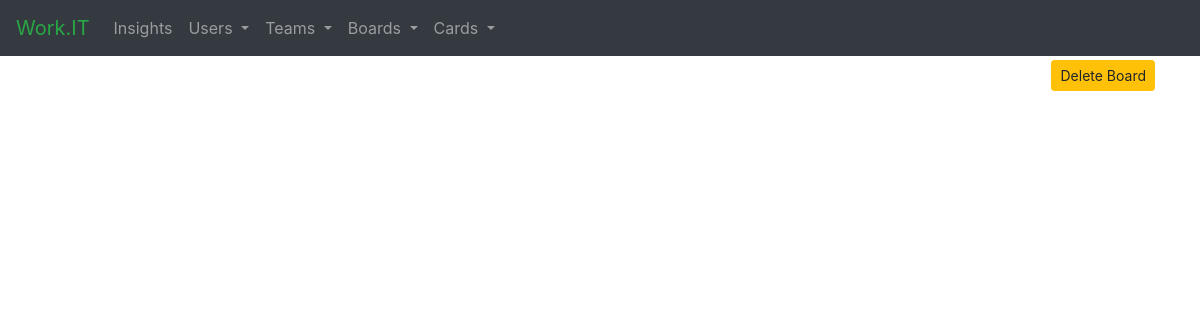
Before: /board_list with the older database file.
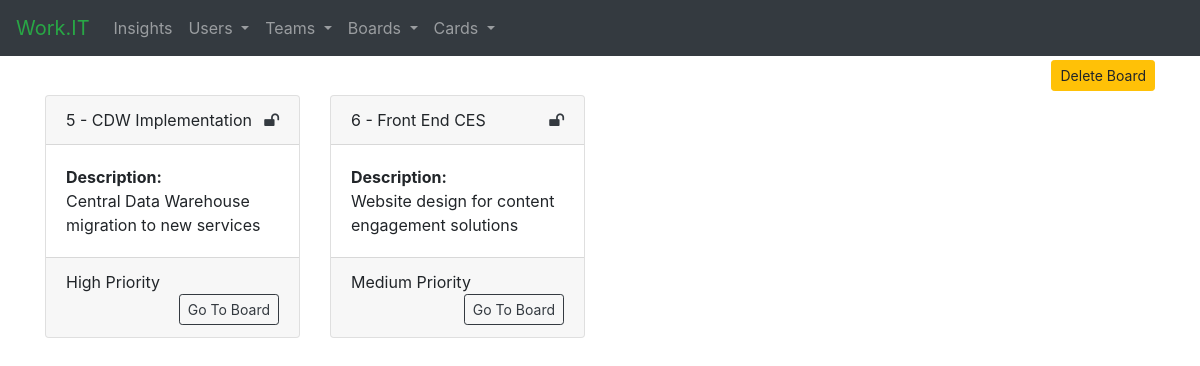
After: the same page with the newer database file.
### tables this page shows
CREATE TABLE board(id INTEGER PRIMARY KEY AUTOINCREMENT,name TEXT,description TEXT,privacy TEXT,state_list TEXT,starred INTEGER);

### app.py (the view)
@app.route('/board_list')
def board_list():
    boards = get_boards()
    return render_template('board_list.html', boards=boards)

### scripts.py (called while the page is built)
def get_boards():
    con_boards = sqlite3.connect("database.db")
    con_boards.row_factory = sqlite3.Row
    cur = con_boards.cursor()
    cur.execute("SELECT * FROM board")
    boards = cur.fetchall()
    con_boards.close()
    return boards

### templates/board_list.html (shortened to what this page needs)
{% extends "base.html" %}
{% block head %}
    {{ super() }}
{% endblock %}
{% block content %}
    <div class="text-right mt-1 mb-1">
        <button type="button" class="btn btn-warning btn-sm" data-toggle="modal" data-target="#delete-user">
            Delete Board
        </button>
    </div>
    <div class="row">
        {% for board in boards %}
            <div class="col-3">
                <form action="{{ url_for('goto_kanban') }}" method="POST">
                    <div class="card {{ 'bg-warning' if board['starred'] == 'Yes' }}">
                        <div class="card-header">
                            {{ board['id'] }} - {{ board['name'] }}
                            <div class="float-right text-dark">
                                {% if board['privacy'] == 'Private' %}
                                    <i class="fa fa-lock"></i>
                                {% else %}
                                    <i class="fa fa-unlock"></i>
                                {% endif %}
                            </div>
                        </div>
                        <div class="card-body">
                            <strong>Description:</strong><br>
                            {{ board['description'] }} <br>
                        </div>
                        <div class="card-footer">
                            {{ board['state_list'] }} <br>
                             <button type="submit" class="btn btn-outline-dark float-right btn-sm">Go To Board</button>
                        </div>
                    </div>
                </form>
            </div>
        {% endfor %}
    </div>
{% endblock %}

### templates/base.html (shortened to what this page needs)
<!doctype html>
<html>
<head>
    {% block head %}
        <link rel="stylesheet" href="https://maxcdn.bootstrapcdn.com/bootstrap/4.3.1/css/bootstrap.min.css">
        <link href="//maxcdn.bootstrapcdn.com/font-awesome/4.7.0/css/font-awesome.min.css" rel="stylesheet">
    {% endblock %}
</head>
<body>
<nav class="navbar navbar-expand-sm bg-dark navbar-dark sticky-top">
    <a class="navbar-brand text-success" href="/">Work.IT</a>
    <ul class="navbar-nav">
        <li class="nav-item">
            <a class="nav-link" href="/">Insights</a>
        </li>
        <li class="nav-item dropdown">
            <a class="nav-link dropdown-toggle" href="#" id="users-group" data-toggle="dropdown">
                Users
            </a>
        </li>
        <li class="nav-item dropdown">
            <a class="nav-link dropdown-toggle" href="#" id="users-group" data-toggle="dropdown">
                Teams
            </a>
        </li>
        <li class="nav-item dropdown">
            <a class="nav-link dropdown-toggle" href="#" id="users-group" data-toggle="dropdown">
                Boards
            </a>
        </li>
        <li class="nav-item dropdown">
            <a class="nav-link dropdown-toggle" href="#" id="users-group" data-toggle="dropdown">
                Cards
            </a>
        </li>
    </ul>
</nav>
<div id="content" class="container">
    {% block content %}
    {% endblock %}
</div>
</body>
</html>

Changed rows visible on the page:
added board: id "5", name "CDW Implementation", privacy "Public" (drawn), description "Central Data Warehouse migration to new services", state_list "High Priority"
added board: id "6", name "Front End CES", privacy "Public" (drawn), description "Website design for content engagement solutions", state_list "Medium Priority"
